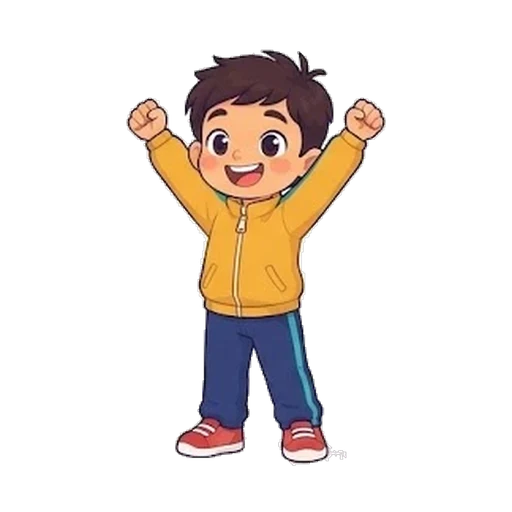
#> input picture img/boy-m1-armU.webp, 512 x 512 px
$ python align_frames.py ../img/boy-m1-armU.webp ../img/boy-m1-headL.webp
#> lines starting #> are read from the running program, lines starting #| are printed output that depends on the picture; after the words box and inside, x2 and y2 are one past the last pixel; in counts of white or black regions, pixels touching at a corner belong together
"""کادرِ دومِ یک حرکت را افقی جابه‌جا می‌کند تا پای ایستاده‌اش روی پای کادرِ اول بیفتد.

    python3 tools/align_frames.py FRAME_A.png FRAME_B.png

پای ایستاده = پایین‌ترین بخشِ تصویر (۲۵ پیکسلِ آخر). کادرِ B بازنویسی می‌شود.
"""
import sys
import numpy as np
from PIL import Image

def foot_center(alpha):
    rows = np.nonzero(alpha.any(axis=1))[0]
    band = alpha[rows[-1] - 25:rows[-1] + 1]
    xs = np.nonzero(band.any(axis=0))[0]
    return (xs.min() + xs.max()) / 2

a = np.array(Image.open(sys.argv[1]))
#> a is the input picture: shape (512, 512, 4); mean R, G, B, A 37.4, 29.4, 23.7, 51.7
b_img = Image.open(sys.argv[2])
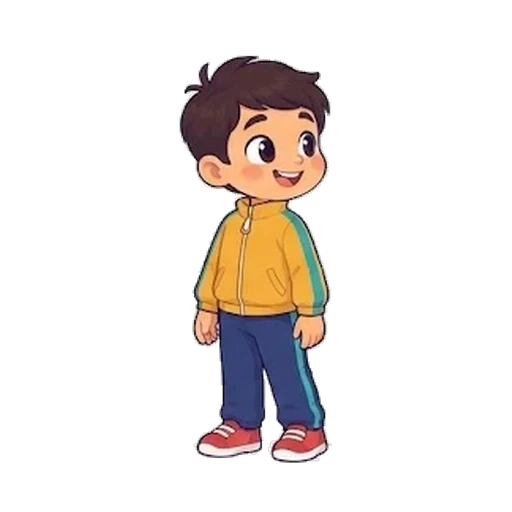
#> input picture img/boy-m1-headL.webp, 512 x 512 px
#> b_img is the input picture: PIL image 512x512 RGBA; mean R, G, B, A 29.1, 23.4, 20.3, 43.5
b = np.array(b_img)
dx = round(foot_center(a[..., 3] > 0) - foot_center(b[..., 3] > 0))
#> in foot_center, `rows = np.nonzero(alpha.any(axis=1))[0]`: rows = 420 values from 47 to 468
#> in foot_center, `band = alpha[rows[-1] - 25:rows[-1] + 1]`:
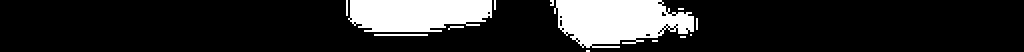
#> band: shape (26, 512) bool (shown 2 times larger); 17.1% white; 13 white regions (10 under 20 px), largest, box (x1, y1, x2, y2) and area: (277, 0, 347, 24) 1214, (174, 0, 246, 16) 988, (187, 17, 214, 18) 27
#> in foot_center, `xs = np.nonzero(band.any(axis=0))[0]`: xs = 147 values from 173 to 348
#> in foot_center (call 2), `rows = np.nonzero(alpha.any(axis=1))[0]`: rows = 411 values from 53 to 464
#> in foot_center (call 2), `band = alpha[rows[-1] - 25:rows[-1] + 1]`:
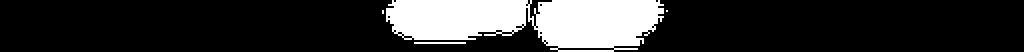
#> band: shape (26, 512) bool (shown 2 times larger); 20.1% white; 4 white regions (2 under 20 px), largest, box (x1, y1, x2, y2) and area: (193, 0, 332, 26) 2648, (207, 21, 233, 22) 26
#> in foot_center (call 2), `xs = np.nonzero(band.any(axis=0))[0]`: xs = 141 values from 191 to 333
#> dx = -2
shifted = Image.new("RGBA", b_img.size, (0, 0, 0, 0))
#> shifted: PIL image 512x512 RGBA; every value is 0
shifted.paste(b_img, (dx, 0), b_img)
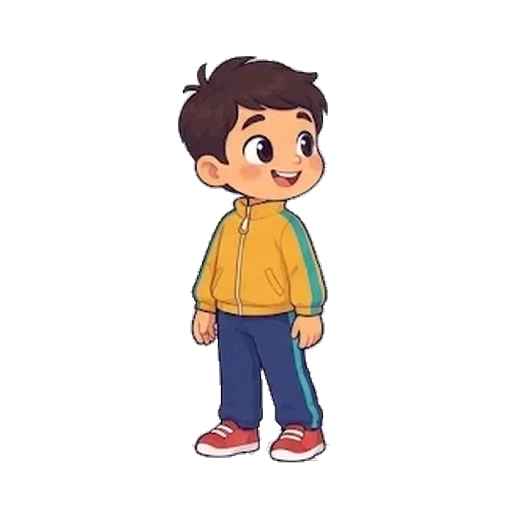
#> shifted: PIL image 512x512 RGBA; mean R, G, B, A 25.1, 19.5, 16.3, 43; transparent parts drawn white
shifted.save(sys.argv[2], optimize=True)
print(f"{sys.argv[2]}: {dx:+d}px")
#| ../img/boy-m1-headL.webp: -2px
